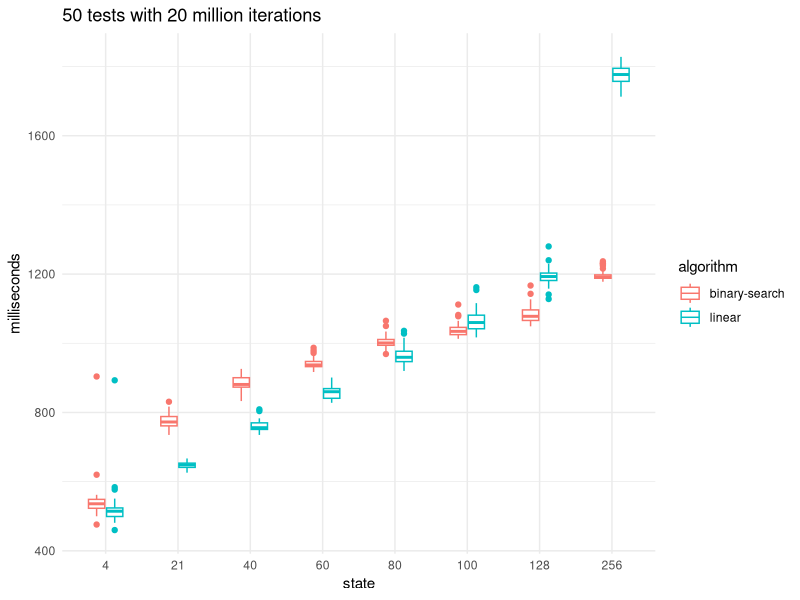

This figure's R source:
# plot result from test.beast.util.BinarySearchSamplingTest.binarySearchOptimalTest()

library(tidyverse)
library(ggplot2)
library(reshape2)

WD=paste0("~/WorkSpace/codonsubstmodels/perftest/")
setwd(WD)

linearBenchmarks <- read_delim("linearBenchmarks.txt", "\t", comment = "#", col_names = F)
colnames(linearBenchmarks)[1] = c("state")
# last col is total
linearBenchmarks = linearBenchmarks[,-ncol(linearBenchmarks)]
linearBenchmarks[["algorithm"]] = "linear"
melt.lin = melt(linearBenchmarks, id = c("state", "algorithm"))

biSeBenchmarks <- read_delim("binarySearchBenchmarks.txt", "\t", comment = "#", col_names = F)
colnames(biSeBenchmarks)[1] = c("state")
# last col is total
biSeBenchmarks = biSeBenchmarks[,-ncol(biSeBenchmarks)]
biSeBenchmarks[["algorithm"]] = "binary-search"
melt.bs = melt(biSeBenchmarks, id = c("state", "algorithm"))

benchmarks <- melt.lin %>% bind_rows(melt.bs)
benchmarks[["state"]] <- factor(benchmarks[["state"]], levels = unique(benchmarks[["state"]]))
benchmarks

p <- ggplot(benchmarks, aes(state, value, colour = algorithm)) + 
  geom_boxplot(width=0.5) + 
  ggtitle("50 tests with 20 million iterations") + ylab("milliseconds") +
  theme_minimal() 
  
ggsave("../figures/linear-binarysearch.pdf", p, width = 6, height = 5)  
  